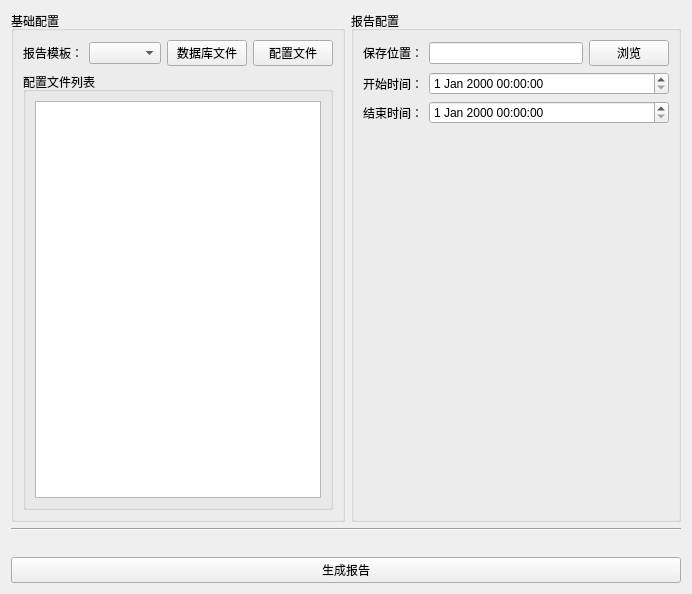
<?xml version="1.0" encoding="UTF-8"?>
<ui version="4.0">
 <class>frmPDFWidget</class>
 <widget class="QWidget" name="frmPDFWidget">
  <property name="geometry">
   <rect>
    <x>0</x>
    <y>0</y>
    <width>692</width>
    <height>594</height>
   </rect>
  </property>
  <property name="windowTitle">
   <string>Form</string>
  </property>
  <layout class="QGridLayout" name="gridLayout_4">
   <item row="0" column="1">
    <widget class="QGroupBox" name="gbox_reportconf">
     <property name="title">
      <string>报告配置</string>
     </property>
     <layout class="QGridLayout" name="gridLayout_2">
      <item row="2" column="1">
       <widget class="QLabel" name="lab_endtime">
        <property name="text">
         <string>结束时间：</string>
        </property>
        <property name="alignment">
         <set>Qt::AlignCenter</set>
        </property>
       </widget>
      </item>
      <item row="0" column="2">
       <widget class="QLineEdit" name="txt_savepath"/>
      </item>
      <item row="1" column="1">
       <widget class="QLabel" name="lab_starttime">
        <property name="text">
         <string>开始时间：</string>
        </property>
        <property name="alignment">
         <set>Qt::AlignCenter</set>
        </property>
       </widget>
      </item>
      <item row="3" column="2">
       <spacer name="verticalSpacer">
        <property name="orientation">
         <enum>Qt::Vertical</enum>
        </property>
        <property name="sizeHint" stdset="0">
         <size>
          <width>20</width>
          <height>40</height>
         </size>
        </property>
       </spacer>
      </item>
      <item row="0" column="3">
       <widget class="QPushButton" name="btn_save">
        <property name="sizePolicy">
         <sizepolicy hsizetype="Minimum" vsizetype="Fixed">
          <horstretch>0</horstretch>
          <verstretch>0</verstretch>
         </sizepolicy>
        </property>
        <property name="text">
         <string>浏览</string>
        </property>
       </widget>
      </item>
      <item row="0" column="1">
       <widget class="QLabel" name="lab_save">
        <property name="text">
         <string>保存位置：</string>
        </property>
       </widget>
      </item>
      <item row="1" column="2" colspan="2">
       <widget class="QDateTimeEdit" name="date_start">
        <property name="calendarPopup">
         <bool>false</bool>
        </property>
       </widget>
      </item>
      <item row="2" column="2" colspan="2">
       <widget class="QDateTimeEdit" name="date_end"/>
      </item>
     </layout>
    </widget>
   </item>
   <item row="2" column="0" colspan="2">
    <widget class="Line" name="line">
     <property name="orientation">
      <enum>Qt::Horizontal</enum>
     </property>
    </widget>
   </item>
   <item row="0" column="0">
    <widget class="QGroupBox" name="gbox_baseconf">
     <property name="title">
      <string>基础配置</string>
     </property>
     <layout class="QGridLayout" name="gridLayout">
      <item row="0" column="3">
       <widget class="QPushButton" name="btn_openconf">
        <property name="text">
         <string>配置文件</string>
        </property>
       </widget>
      </item>
      <item row="0" column="1">
       <widget class="QComboBox" name="cbox_template"/>
      </item>
      <item row="0" column="0">
       <widget class="QLabel" name="lab_template">
        <property name="text">
         <string>报告模板：</string>
        </property>
        <property name="alignment">
         <set>Qt::AlignCenter</set>
        </property>
       </widget>
      </item>
      <item row="0" column="2">
       <widget class="QPushButton" name="btn_opendb">
        <property name="text">
         <string>数据库文件</string>
        </property>
       </widget>
      </item>
      <item row="3" column="0" colspan="4">
       <widget class="QGroupBox" name="groupBox">
        <property name="title">
         <string>配置文件列表</string>
        </property>
        <layout class="QVBoxLayout" name="verticalLayout">
         <item>
          <widget class="QListWidget" name="listWidget"/>
         </item>
        </layout>
       </widget>
      </item>
     </layout>
    </widget>
   </item>
   <item row="4" column="0" colspan="2">
    <widget class="QPushButton" name="btn_reporting">
     <property name="text">
      <string>生成报告</string>
     </property>
    </widget>
   </item>
   <item row="3" column="0" colspan="2">
    <widget class="QLabel" name="lab_instructions">
     <property name="text">
      <string/>
     </property>
    </widget>
   </item>
  </layout>
 </widget>
 <resources/>
 <connections/>
</ui>
